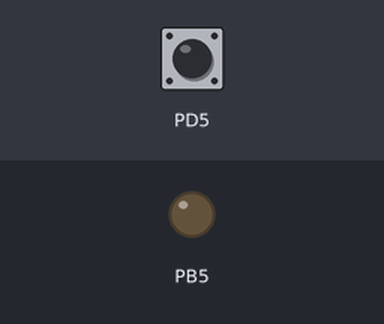
Recording of a program running on a simulated ATmega328P, built with avr-gcc and emulated at 16 MHz. On the bench: output pins drawn as LEDs (lit = HIGH). The test bench sets the inputs (shaded band); at power-on: PD5 HIGH.

Above: at 1.2 s.
1.3 s: PD5 pulled LOW for 0.15 s
At 1.37 s:
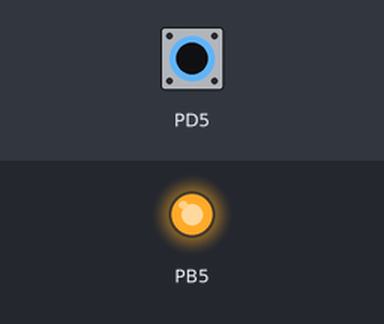
2.9 s: PD5 pulled LOW for 3.2 s
At 6.6 s:
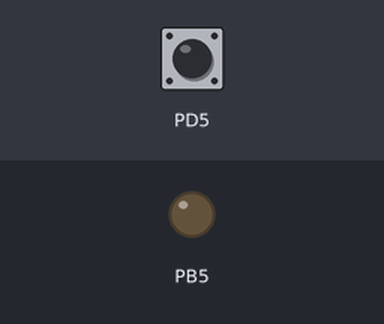
Timing chart, 0 to 8.1 s (numbered marks = the images above; inputs shaded):
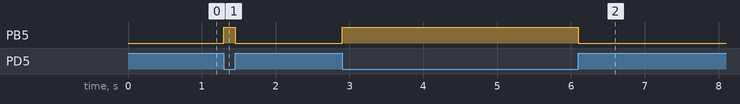

Measured:
- after the input at 1.3 s, PB5: LOW → HIGH at once, → LOW 0.15 s later
- after the input at 2.9 s, PB5: LOW → HIGH at once, → LOW 3.2 s later

The program:

main.c
```c
/*
 * 04.GPIO_input_InternalPullUp_network_LEDtoggle.c
 *
 * Created: 10-10-2026 15:19:04
 * Author : HP
 */

#define F_CPU 16000000
#include <avr/io.h>

int main(void)
{
	DDRD &= ~(1<<DDD5) ;  // Setting Data Direction Register D bit 5 to LOW (Input mode)
	DDRB |= (1<<DDB5) ;   // Setting Data Direction Register B bit 5 to HIGH (Output mode)

	PORTD |= (1<<PORTD5) ;  // Enabling the input with internal pull-up

	while (1)
	{
		if(!(PIND & (1<<PIND5)))
		{
			PORTB |= (1<<PORTB5) ;
		}
		else
		{
			PORTB &= ~(1<<PORTB5) ;
		}
	}
}
```
